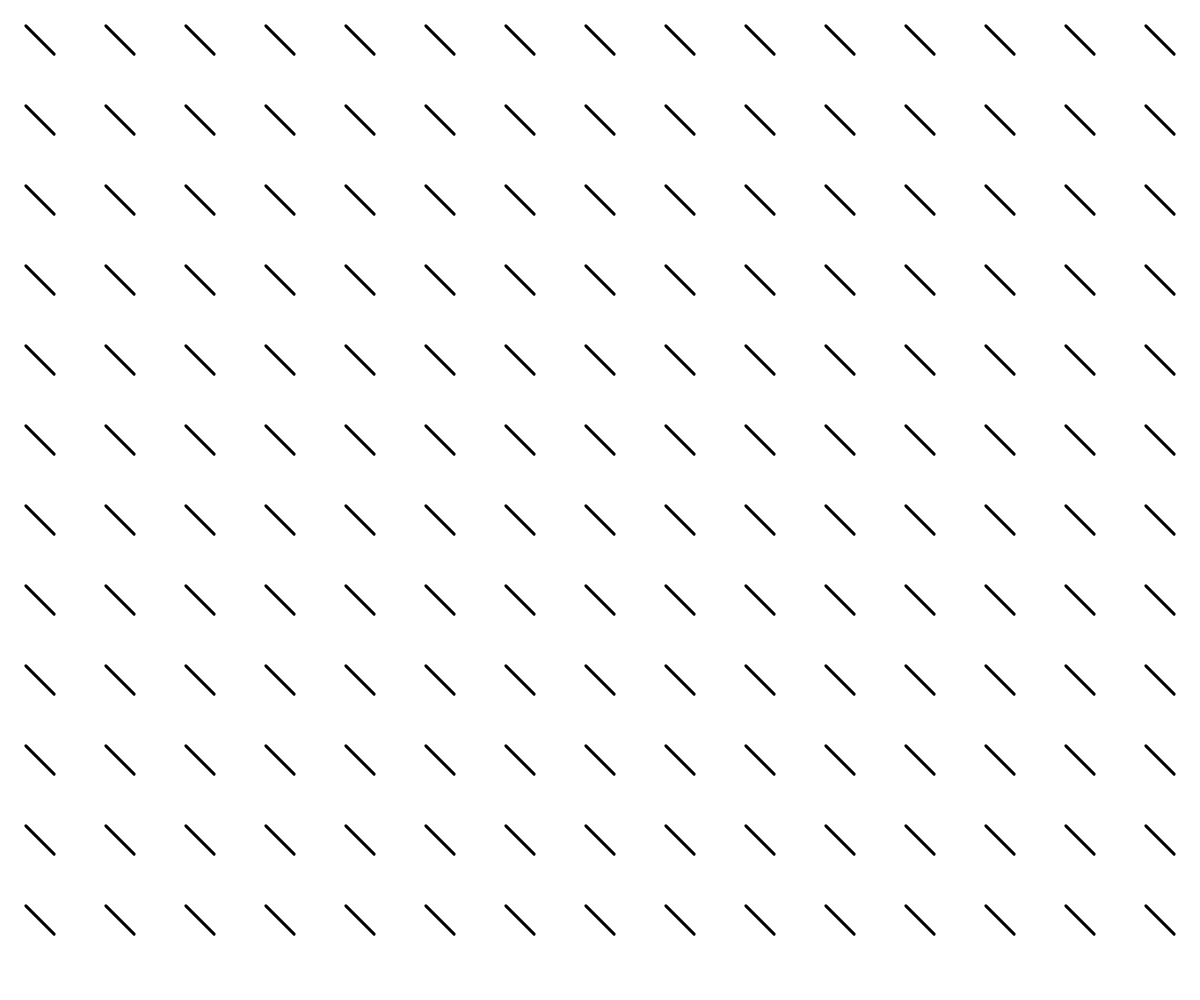
Frame 1 (no input)
Frame 60 (no input): identical to frame 1, image omitted
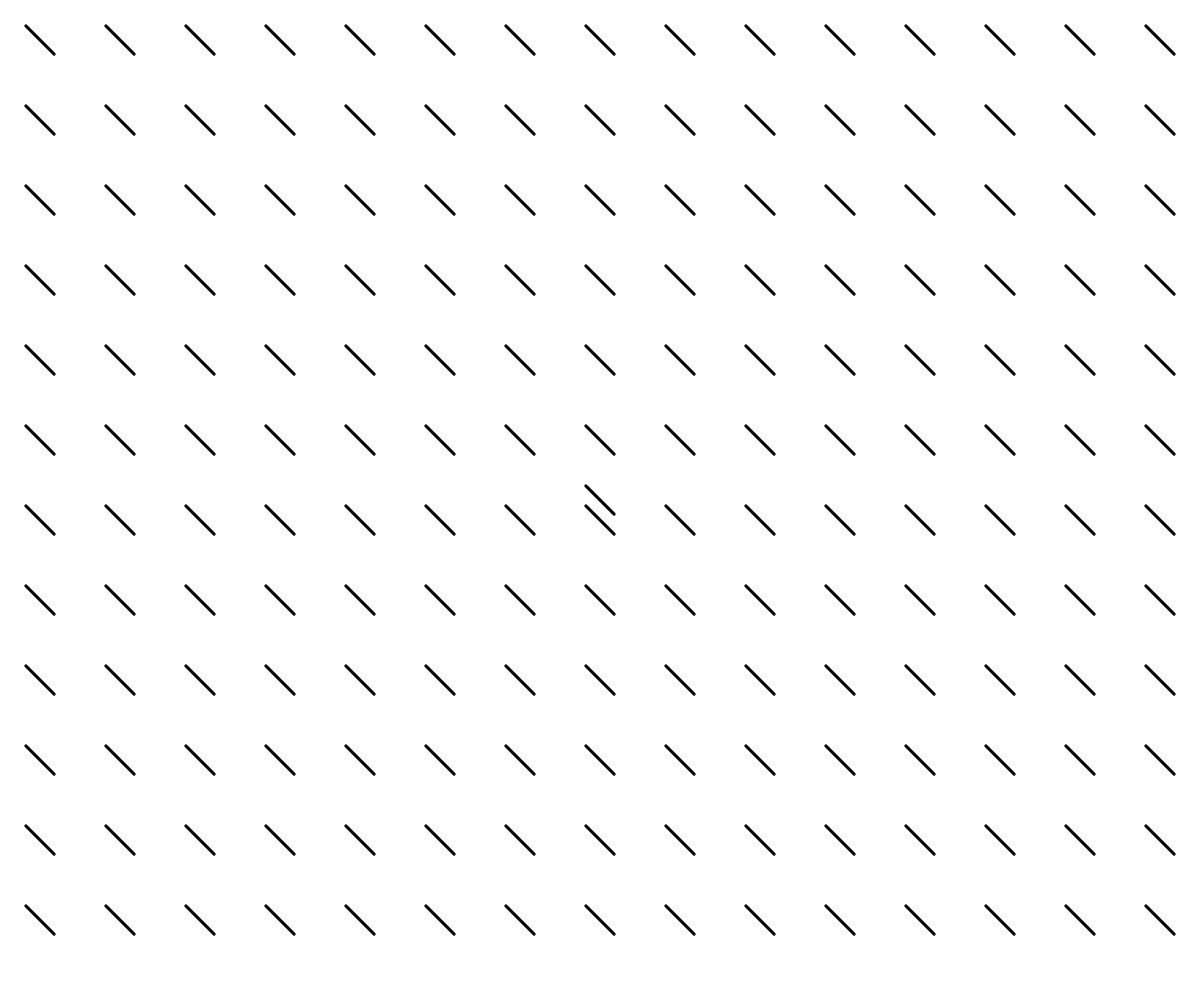
Frame 120 (the mouse pressed at the canvas centre since frame 60)

The p5.js sketch that drew these frames (run headless with seeded random() and noise() and a simulated clock; from frame 60 on, the mouse is pressed at the canvas centre):

// p5.js sketch
// ── sketch.js
// create an empty array named 'things'
let things = [];

function setup() {
  // full window canvas
  createCanvas(windowWidth, windowHeight);

  // create a grid of Thing objects
  let spacing = 80;
  for (let x = spacing / 2; x < width; x += spacing) {
    for (let y = spacing / 2; y < height; y += spacing) {
      let thing = new Thing(x, y);
      things.push(thing);
    }
  }

}

function windowResized() {
  resizeCanvas(windowWidth, windowHeight);
}

function draw() {
  background(255);
  //draw all the things
  for (let i = 0; i < things.length; i++) {
    things[i].draw();
  }

}

function mousePressed() {
  // create a new Thing at mouse position and add it to the things array
  let newThing = new Thing(mouseX, mouseY);
  things.push(newThing);
  print(things.length);
}
// ── Thing.js
class Thing {
    constructor(x, y) {
        this.x = x;
        this.y = y;

    }

    draw() {
        // draw losange shape at (this.x, this.y)
        /* push();
        translate(this.x, this.y);
        strokeWeight(3);
        fill(220);
        beginShape();
        vertex(0, -20);
        vertex(20, 0);
        vertex(0, 20);
        vertex(-20, 0);
        endShape(CLOSE);
        pop();
 */
        // draw line with rotation 45 degrees
        push();
        translate(this.x, this.y);
        rotate(radians(45));
        strokeWeight(3);
        line(-20, 0, 20, 0);
        pop();
    }
}
